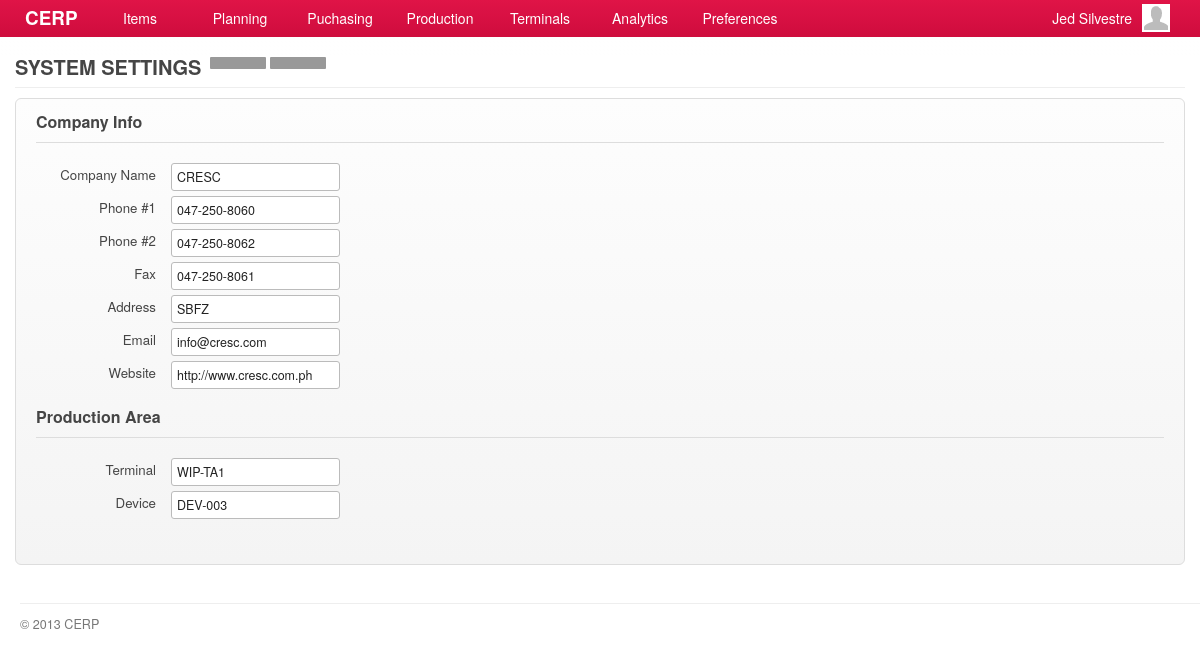
The page /account/settings-show.php (signed in) on the database its author committed.
### tables this page shows
CREATE TABLE `capabilities` (
  `id` int(11) NOT NULL AUTO_INCREMENT,
  `title` varchar(45) DEFAULT NULL,
  `name` varchar(45) DEFAULT NULL,
  `capability` varchar(45) DEFAULT NULL,
  `url` varchar(45) DEFAULT NULL,
  `parent` int(11) DEFAULT NULL,
  PRIMARY KEY (`id`)
);

CREATE TABLE `settings` (
  `id` int(11) NOT NULL AUTO_INCREMENT,
  `name` varchar(45) DEFAULT NULL,
  `value` varchar(45) DEFAULT NULL,
  `options` varchar(45) DEFAULT NULL,
  `category` varchar(45) DEFAULT NULL,
  `created_at` datetime DEFAULT NULL,
  `updated_at` datetime DEFAULT NULL,
  PRIMARY KEY (`id`)
);

### include/general.class.php (called while the page is built, shortened)
<?php
require('database.class.php');
require('capabilities.class.php');
$DB				= new MySQL;
  $DB->database	= "cerpdb";
  $DB->username	= "cerpuser";
  $DB->password	= "cerpuser";
  $DB->hostname	= "localhost";
$Capabilities	= new Capabilities($DB);
?>

### include/capabilities.class.php (called while the page is built, shortened)
<?php
class Capabilities {
  private $DB;
	public $All;
	function Capabilities($db) {
		$this->DB = $db;
		$this->GetCapabilities();
	}
  function GetTitle() {
    global $capability_key;
	return $this->All[$capability_key]['title'];
  }
	function GetCapabilities() {
		$capabilities = $this->DB->Get('capabilities', array(
					  			'columns' 		=> 'id, capability, title, name, parent, url',
					  	    'conditions' 	=> 'parent IS NOT null ORDER BY parent'));
		$all = array();
		foreach ($capabilities as $cap) {
			$all[$cap['capability']] = array('title' => $cap['title'],'name' => $cap['name'], 'url' => $cap['url'], 'parent' => $cap['parent']);
		}
		$this->All = $all;
	}
}

### include/database.class.php (called while the page is built, shortened)
<?php
class MySQL {
  public $username	= "cerpuser";
  public $password	= "cerpuser";
  public $hostname	= "localhost";
  public function Connect() {
    $conn = mysql_connect($this->hostname, $this->username, $this->password) or die("<br/><span class='notice'><p class='error'><strong>ERROR!</strong> Unable to connect to MySQL! </p></span>");
    return $conn;
  }
  public function Query($sql) {
  	$conn = $this->Connect();
    $result = mysql_query($sql, $conn);
	return $result;
  }
  function Get($table, $args='') {
  	if (isset($args)) {
  	  $args['columns'] = (isset($args['columns']) ? $args['columns'] : '*');
  	  $args['joins'] = (isset($args['joins']) ? $args['joins'] : '');
		  $args['conditions'] = ($args['conditions'] == '' ? '' : 'WHERE '.$args['conditions']);
  	  $args['order'] = (isset($args['order']) ? ' ORDER BY '.$args['order'] : '');
  	  $args['limit'] = (isset($args['limit']) ? ' LIMIT '.$args['limit'] : '');
  	  $args['group'] = (isset($args['group']) ? ' GROUP BY '.$args['group'] : '');
		}
		$data = array();
		$sql = "SELECT ".$args['columns']." FROM ".$table." ".$args['joins']." ".$args['conditions']." ".$args['group']." ".$args['order']." ".$args['limit'];
		$result = $this->IsEmpty($this->Query($sql));
		if(!empty($result)) {
	      while ($row = mysql_fetch_array($result)) {
	        $data[] = $row;
	      }
		}
		return $data;
  }
  private function IsEmpty($result) {
    if(mysql_num_rows($result) > 0) return $result;
    return null;
  }
}

### account/settings-show.php (the view, shortened to what this page needs)
<?php
  $capability_key = 'show_settings';
  require('header.php');
?>
	<div id="page">
		<div id="page-title">
    	<h2>
      	<span class="title"><?php echo $Capabilities->GetTitle(); ?></span>
        <?php
					echo '<a href="'.$Capabilities->All['add_settings']['url'].'" class="nav">'.$Capabilities->All['add_settings']['name'].'</a>';
					echo '<a href="'.$Capabilities->All['edit_settings']['url'].'" class="nav">'.$Capabilities->All['edit_settings']['name'].'</a>';
				?>
      </h2>
		</div>
		<div id="content">
			<form class="form-container" method="POST">
        <?php
        	$categories = $DB->Get('settings', array('columns' => 'DISTINCT(category)'));
					foreach($categories as $cat)
					{
						$settings = $DB->Get('settings', array('columns' => 'settings.*', 'conditions' => 'category="'.$cat['category'].'"'));
						switch ($cat['category']) {
							case 'COMPANY' : echo '<h3 class="form-title">Company Info</h3>'; break;
							case 'PRODUCTION' : echo '<h3 class="form-title">Production Area</h3>'; break;
						}
	        	foreach($settings as $set)
						{
							echo '<div class="field">';
			        echo '<label class="label">'.$set["name"].'</label>';
			        echo '<div class="input">';
			        echo '<input type="text" value="'.$set["value"].'" readonly="readonly"/>&nbsp;';
			        echo '</div>';
			        echo '</div>';
						}
						echo '<br/>';
					}
        ?>
			</form>
		</div>
	</div>
<?php require('footer.php'); ?>

### stylesheets/main.css (style rules this page uses)
*, html, body { margin:0;padding:0; }
html { font-size: 100%; -webkit-text-size-adjust: 100%; -ms-text-size-adjust: 100%; }
body { margin: 0; font-family:"Helvetica Neue", Helvetica, Arial, sans-serif; font-size:14px; line-height:20px; color:#454545; background-color:#ffffff; }
h1, h2, h3, h4 { padding:0 0 5px; margin:0 0 10px; }
h2 { font-size:20px; }
h3 { font-size:16px; }
#page { background-color:#ffffff; font-size:95%; }
#content { padding:0 15px; min-height: 500px; }
#page-title { margin:0 15px 10px; padding:57px 0 0; border-bottom:solid 1px #eeeeee; }
#page-title h2 { margin:0; padding:0 0 10px; }
#page-title h2 .title { float:left; padding-right:5px; text-transform:uppercase; }
#page-title h2 .nav { float:left; display:block; margin:0 0 0 4px; padding:6px 8px; background-color:#999999; color:#ffffff; font-weight:normal; font-size:11px; line-height:11px; cursor:pointer; -webkit-border-radius:1px; -moz-border-radius:1px; border-radius:1px; text-transform:uppercase; min-width:40px; text-align: center; }

### stylesheets/form.css (style rules this page uses)
form { margin:0 0 10px; }
form .field { clear:both; border:none; }
form .field .label { float:left; margin-top:2px; padding-right:15px; width:120px; text-align:right; }
form .field .input, form .field .input textarea, form .field .input select { float:left; margin:0 0 5px; font-size:97%; }
.form-container { padding:20px; border:solid 1px #dddddd; background-color:#f9f9f9; background-image:-moz-linear-gradient(top, #fdfdfd, #f4f4f4); background-image:-webkit-gradient(linear, 0 0, 0 100%, from(#fdfdfd), to(#f4f4f4)); background-image:-webkit-linear-gradient(top, #fdfdfd, #f4f4f4); background-image:-o-linear-gradient(top, #fdfdfd, #f4f4f4); background-image:linear-gradient(to bottom, #fdfdfd, #f4f4f4); -webkit-border-radius:6px; -moz-border-radius:6px; border-radius:6px; }
.form-title { margin:-7px 0 20px; padding:0 0 10px; border-bottom:solid 1px #dddddd; }
input, textarea, select { padding:4px 5px; border:solid 1px #bbbbbb; color:#222222; font-size:97%; font-family:"Helvetica Neue", Helvetica, Arial, sans-serif; -webkit-border-radius:3px; -moz-border-radius:3px; border-radius:3px; }

### rows shown on the page
capabilities: title "SYSTEM SETTINGS"
settings: name "Company Name", value "CRESC"
settings: name "Phone #1", value "047-250-8060"
settings: name "Phone #2", value "047-250-8062"
settings: name "Fax", value "047-250-8061"
settings: name "Address", value "SBFZ"
settings: name "Email", value "info@cresc.com"
settings: name "Website", value "http://www.cresc.com.ph"
settings: name "Terminal", value "WIP-TA1"
settings: name "Device", value "DEV-003"

### other values the page prints
$Signed['first_name'] "Jed"
$Signed['last_name'] "Silvestre"
